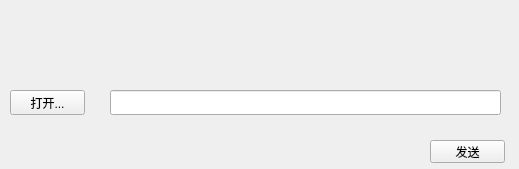
<?xml version="1.0" encoding="UTF-8"?>
<ui version="4.0">
 <class>SendFileClass</class>
 <widget class="BasicWindow" name="SendFileClass">
  <property name="geometry">
   <rect>
    <x>0</x>
    <y>0</y>
    <width>519</width>
    <height>169</height>
   </rect>
  </property>
  <property name="sizePolicy">
   <sizepolicy hsizetype="Fixed" vsizetype="Fixed">
    <horstretch>0</horstretch>
    <verstretch>0</verstretch>
   </sizepolicy>
  </property>
  <property name="minimumSize">
   <size>
    <width>519</width>
    <height>169</height>
   </size>
  </property>
  <property name="maximumSize">
   <size>
    <width>519</width>
    <height>169</height>
   </size>
  </property>
  <property name="windowTitle">
   <string>SendFile</string>
  </property>
  <widget class="QWidget" name="titleWidget" native="true">
   <property name="geometry">
    <rect>
     <x>0</x>
     <y>0</y>
     <width>519</width>
     <height>50</height>
    </rect>
   </property>
   <property name="titleskin" stdset="0">
    <bool>true</bool>
   </property>
  </widget>
  <widget class="QWidget" name="bodyWidget" native="true">
   <property name="geometry">
    <rect>
     <x>0</x>
     <y>50</y>
     <width>519</width>
     <height>119</height>
    </rect>
   </property>
   <property name="bottomskin" stdset="0">
    <bool>true</bool>
   </property>
   <widget class="QPushButton" name="openBtn">
    <property name="geometry">
     <rect>
      <x>10</x>
      <y>40</y>
      <width>75</width>
      <height>25</height>
     </rect>
    </property>
    <property name="text">
     <string>打开...</string>
    </property>
   </widget>
   <widget class="QPushButton" name="sendBtn">
    <property name="geometry">
     <rect>
      <x>430</x>
      <y>90</y>
      <width>75</width>
      <height>23</height>
     </rect>
    </property>
    <property name="text">
     <string>发送</string>
    </property>
   </widget>
   <widget class="QLineEdit" name="lineEdit">
    <property name="geometry">
     <rect>
      <x>110</x>
      <y>40</y>
      <width>391</width>
      <height>25</height>
     </rect>
    </property>
   </widget>
  </widget>
 </widget>
 <layoutdefault spacing="6" margin="11"/>
 <customwidgets>
  <customwidget>
   <class>BasicWindow</class>
   <extends>QWidget</extends>
   <header>basicwindow.h</header>
   <container>1</container>
  </customwidget>
 </customwidgets>
 <resources/>
 <connections/>
</ui>
